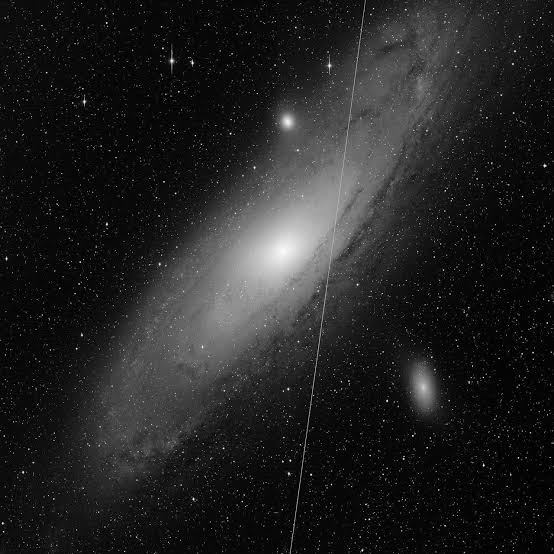
#> input picture Final_Report/Hough/Hough_images/image2.jpg, 554 x 554 px, found by its file name
$ jupyter execute --allow-errors Hough_Transform_Final.ipynb
#> lines starting #> are read from the running program, lines starting #| are printed output that depends on the picture; after the words box and inside, x2 and y2 are one past the last pixel; in counts of white or black regions, pixels touching at a corner belong together; long printed decimals are rounded
#**1) Importing the necessary libraries**

[cell 1]
import numpy as np
import matplotlib.pyplot as plt
from PIL import Image, ImageDraw
import cv2
from google.colab.patches import cv2_imshow

#**2) Image Preprocessing**

[cell 2]
file_path = "hydra_poss.gif"
#> (the rest of this cell did not finish here and is left out)

#> (a cell that did not finish here is left out)

#> (a cell that did not finish here is left out)

#> (a cell that did not finish here is left out)

[cell 6]
# Repeating the same steps for image2
img2 = Image.open("image2.jpg").convert('L')
#> img2 is the input picture: PIL image 554x554 L; min 0, max 255, mean 35
I_trail_img2 = np.array(img2, dtype=np.float32)
plt.imshow(I_trail_img2, cmap="gray")

[cell 7]
blur_img2 = cv2.GaussianBlur(I_trail_img2, (5, 5), 0)
I_trail_img2_blur = np.uint8(blur_img2)
canny_img2 = cv2.Canny(I_trail_img2_blur, 100, 200)
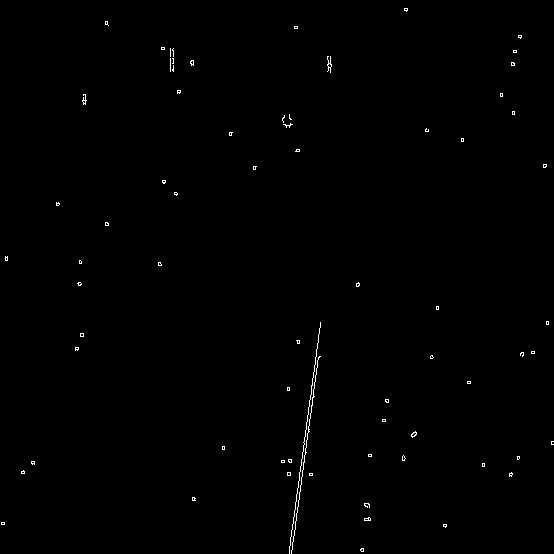
#> canny_img2: shape (554, 554); 0.41% white in thin lines or dots
plt.imshow(canny_img2, cmap="gray")

#**3) Hough function to detect straight lines**

[cell 8]
def hough_line(img, angle_step=1, lines_are_white=True, value_threshold=5):
    """
    Hough transform for lines
    Input:
    img - 2D binary image with nonzeros representing edges
    angle_step - Spacing between angles to use every n-th angle
                 between -90 and 90 degrees. Default step is 1.
    lines_are_white - boolean indicating whether lines to be detected are white
    value_threshold - Pixel values above or below the value_threshold are edges
    """
#> called with angle_step = 1, lines_are_white = True, value_threshold = 5
    # Rho and Theta ranges
    thetas = np.deg2rad(np.arange(-90.0, 90.0, angle_step))
    width, height = img.shape
#> width = 554; height = 554
    diag_len = int(round(np.sqrt(width * width + height * height)))
#> diag_len = 783
    rhos = np.linspace(-diag_len, diag_len, diag_len * 2)
#> rhos = 1566 values from -783 to 783

    # Cache some resuable values
    cos_t = np.cos(thetas)
    sin_t = np.sin(thetas)
    num_thetas = len(thetas)

    # Hough accumulator array of theta vs rho
    accumulator = np.zeros((2 * diag_len, num_thetas), dtype=np.uint8)
    # (row, col) indexes to edges
    are_edges = img > value_threshold if lines_are_white else img < value_threshold
#> are_edges: shape (554, 554) bool; 0.41% white in thin lines or dots
    y_idxs, x_idxs = np.nonzero(are_edges)
#> y_idxs = 1244 values from 8 to 553; x_idxs = 1244 values, max 553 at index 803, min 1 at index 1148, mean 298.1

    # Vote in the hough accumulator
    for i in range(len(x_idxs)):
        x = x_idxs[i]
        y = y_idxs[i]

        for t_idx in range(num_thetas):
            # Calculate rho. diag_len is added for a positive index
            rho = diag_len + int(round(x * cos_t[t_idx] + y * sin_t[t_idx]))
            accumulator[rho, t_idx] += 1
#> this loop made 1244 passes
#> (x, y) on passes 1 to 3: (404, 8), (405, 8), (406, 8)
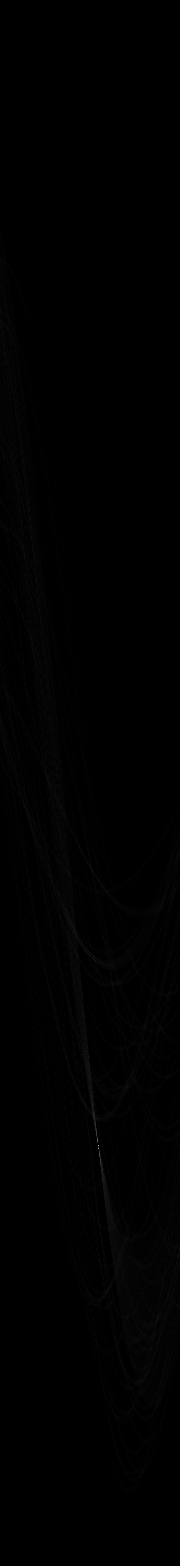
#> accumulator: shape (1566, 180); min 0, max 168, mean 0.8

    """
    Returns:
    accumulator - 2D array of the hough transform accumulator
    theta - array of angles used in computation, in radians.
    rhos - array of rho values. Max size is 2 times the diagonal
           distance of the input image.
    """

    return accumulator, thetas, rhos

#**4) Printing the (r, theta) parameters of the strongest line detected**

#> (a cell that did not finish here is left out)

#**5) Showing the detected line**

[cell 10]
x1 = 0
#> (the rest of this cell did not finish here and is left out)

#**6) Showing the final image with detected line removed**

#> (a cell that did not finish here is left out)

[cell 12]
#Repeating the same for image 2
accumulator, thetas, rhos = hough_line(canny_img2)
#> thetas = 180 values from -1.57 to 1.55; rhos = 1566 values from -783 to 783

# Find maximum value in accumulator array
max_value_idx = np.argmax(accumulator)
#> max_value_idx = 206198
max_rho_idx, max_theta_idx = np.unravel_index(max_value_idx, accumulator.shape)
#> max_rho_idx = 1145; max_theta_idx = 98
max_rho, max_theta = rhos[max_rho_idx], thetas[max_theta_idx]
#> max_rho = 362.7; max_theta = 0.14

# Print detected line
print(f"Detected line: rho={max_rho}, theta={np.rad2deg(max_theta)}")
#| Detected line: rho=362.732, theta=8.0

[cell 13]
x1 = 0
y1 = int((max_rho - x1 * np.cos(max_theta)) / np.sin(max_theta))
#> y1 = 2606
x2 = I_trail_img2.shape[1]
#> x2 = 554
y2 = int((max_rho - x2 * np.cos(max_theta)) / np.sin(max_theta))
#> y2 = -1335

# Draw line on image
img_with_line = cv2.cvtColor(I_trail_img2, cv2.COLOR_GRAY2BGR)
cv2.line(img_with_line, (x1, y1), (x2, y2), (0, 0, 255), 4)
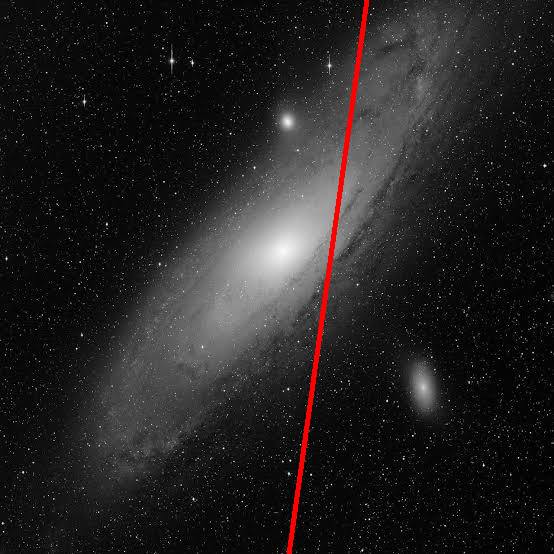
#> img_with_line: shape (554, 554, 3) float32; mean B, G, R 34.3, 34.3, 36.6


cv2_imshow(img_with_line)
cv2.waitKey(0)
cv2.destroyAllWindows()

[cell 14]
mask = np.uint8(np.zeros_like(I_trail_img2))
cv2.line(mask, (x1, y1), (x2, y2), 255, 5)
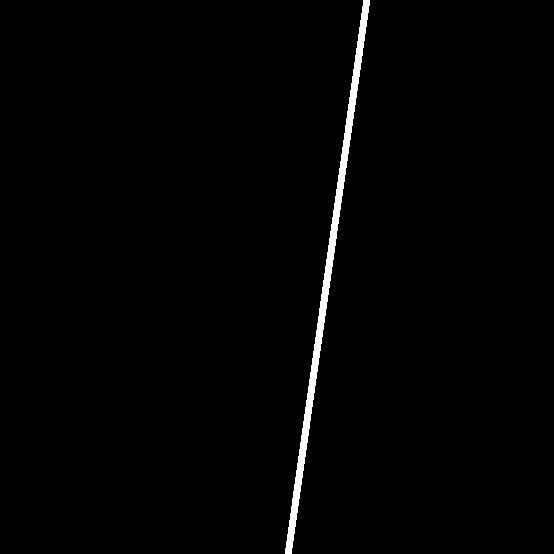
#> mask: shape (554, 554); 1.3% white; 1 white region, box (x1, y1, x2, y2) and area: (285, 0, 370, 554) 3911

# Apply inpainting algorithm to remove line
img_without_line = cv2.inpaint(I_trail_img2, mask, 3, cv2.INPAINT_NS)


# Show image with detected line removed
cv2_imshow(img_without_line)
cv2.waitKey(0)
cv2.destroyAllWindows()

$ run again, with Final_Report/Hough/Hough_images/Reference_img1.jpg copied over Final_Report/Hough/Hough_images/image2.jpg
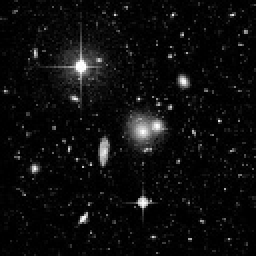
#> input picture Final_Report/Hough/Hough_images/Reference_img1.jpg, 128 x 128 px, found by its file name (shown 2 times larger)
#> `canny_img2 = cv2.Canny(I_trail_img2_blur, 100, 200)`:
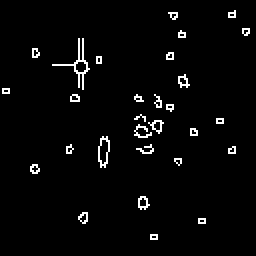
#> canny_img2: shape (128, 128) (shown 2 times larger); 2.9% white in thin lines or dots, all inside (x1, y1, x2, y2) = (1, 5, 125, 120)
#> y_idxs = 467 values from 5 to 119; x_idxs = 467 values, max 124 at index 26, min 1 at index 172, mean 65.16
#> the loop in hough_line, `for i in range(len(x_idxs)):` made 467 passes
#> (x, y) on passes 1 to 3: (117, 5), (84, 6), (85, 6)
#> after the loop in hough_line, `for i in range(len(x_idxs)):`:
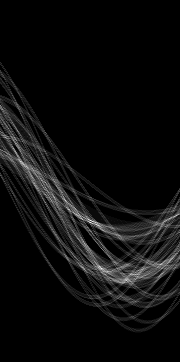
#> accumulator: shape (362, 180); min 0, max 25, mean 1.3; drawn with min black and max white
#> `accumulator, thetas, rhos = hough_line(canny_img2)`: thetas = 180 values from -1.57 to 1.55; rhos = 362 values from -181 to 181
#> max_value_idx = 39690
#> max_rho_idx = 220; max_theta_idx = 90
#> max_rho = 39.61; max_theta = 0
#| Detected line: rho=39.609, theta=0.0
